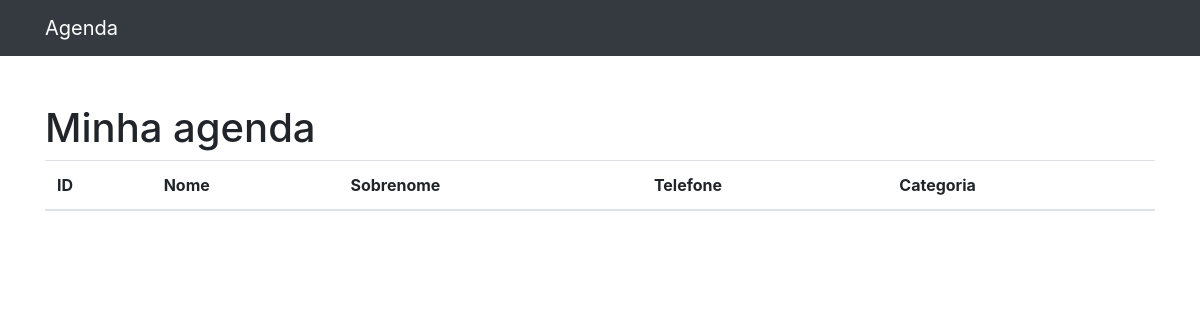
/, run on an earlier commit of the app's database.
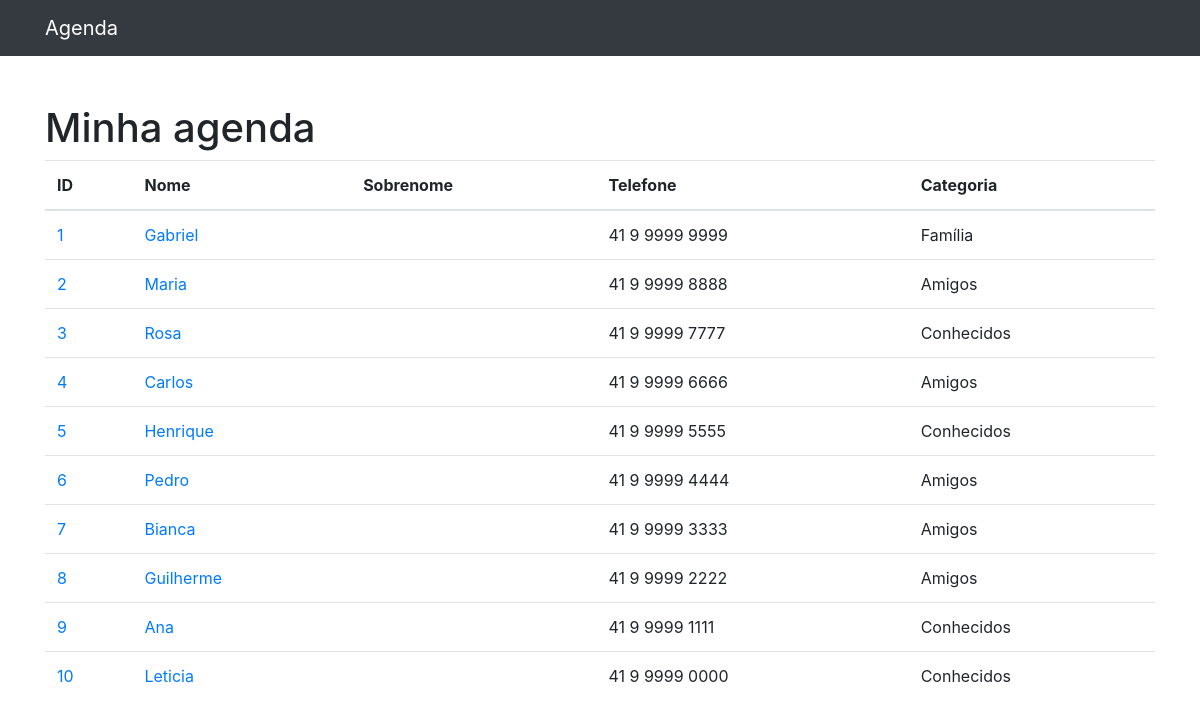
And on a later commit of the database.
### contatos/models.py (models this page shows, shortened)
class Contato(models.Model):
    nome = models.CharField(max_length=255)
    sobrenome = models.CharField(max_length=255, blank=True)
    telefone = models.CharField(max_length=20)
    email = models.EmailField(max_length=100, blank=True)
    data_criacao = models.DateTimeField(default=timezone.now)
    descricao = models.TextField(blank=True)
    categoria = models.ForeignKey(Categoria, on_delete=models.DO_NOTHING)
    foto = models.ImageField(blank=True, upload_to='fotos/%Y/%m/')

class Categoria(models.Model):
    nome = models.CharField(max_length=255)
    def __str__(self):
        return self.nome

### contatos/views.py (the view)
# urls.py: path('', views.index, name='index'),
def index(request):
    contatos = Contato.objects.all()
    return render(request, 'contatos/index.html', {
        'contatos': contatos
    })

### contatos/templates/contatos/index.html
{%extends 'base.html'%}
{%block conteudo%}
<h1 class="mt-5">Minha agenda</h1>
<table class="table">
  <thead>
    <tr>
      <th>ID</th>
      <th>Nome</th>
      <th>Sobrenome</th>
      <th>Telefone</th>
      <th>Categoria</th>
    </tr>
  </thead>
  <tbody>
    {%for contato in contatos%}
    <tr>
      <td>
        <a href="{%url 'detalhes' contato.id%}">{{contato.id}}</a>
      </td>
      <td>
        <a href="{%url 'detalhes' contato.id%}">{{contato.nome}}</a>
      </td>
      <td>{{contato.sobrenome}}</td>
      <td>{{contato.telefone}}</td>
      <td>{{contato.categoria}}</td>
    </tr>
    {%endfor%}
  </tbody>
</table>
{%endblock%}

### templates/base.html (shortened to what this page needs)
{%load static%}
<!DOCTYPE html>
<html lang="pt">
<head>
  {%include 'parciais/_head.html'%}
</head>
<body>
  {%include 'parciais/_nav.html'%}
  <div class="container">
    <div class="row">
      <div class="col-lg-12">
        {%block conteudo%}{%endblock%}
      </div>
    </div>
  </div>
</body>
</html>

### templates/parciais/_head.html (shortened to what this page needs)
{%load static%}
<link href="{% static 'vendor/bootstrap/css/bootstrap.min.css' %}" rel="stylesheet">

### templates/parciais/_nav.html (shortened to what this page needs)
  <nav class="navbar navbar-expand-lg navbar-dark bg-dark static-top">
    <div class="container">
      <a class="navbar-brand" href="{%url 'index'%}">Agenda</a>
    </div>
  </nav>

What changed in the data, as far as the page shows it:
added Contato: id "1", nome "Gabriel", telefone "41 9 9999 9999", categoria "Família"
added Contato: id "2", nome "Maria", telefone "41 9 9999 8888", categoria "Amigos"
added Contato: id "3", nome "Rosa", telefone "41 9 9999 7777", categoria "Conhecidos"
added Contato: id "4", nome "Carlos", telefone "41 9 9999 6666", categoria "Amigos"
added Contato: id "5", nome "Henrique", telefone "41 9 9999 5555", categoria "Conhecidos"
added Contato: id "6", nome "Pedro", telefone "41 9 9999 4444", categoria "Amigos"
added Contato: id "7", nome "Bianca", telefone "41 9 9999 3333", categoria "Amigos"
added Contato: id "8", nome "Guilherme", telefone "41 9 9999 2222", categoria "Amigos"
added Contato: id "9", nome "Ana", telefone "41 9 9999 1111", categoria "Conhecidos"
added Contato: id "10", nome "Leticia", telefone "41 9 9999 0000", categoria "Conhecidos"
